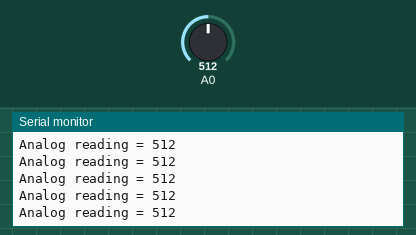
The sketch below on a simulated Arduino Uno, built with avr-gcc and run on an emulated ATmega328P. On the bench: the last lines printed to the serial monitor. Inputs (shaded band) come from the test bench; at power-on: A0 = 512.

Above: at 1.2 s.
1.3 s: A0 set to 716
At 1.35 s:
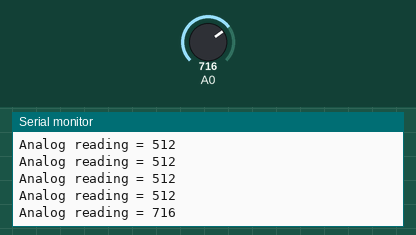
2.8 s: A0 set to 900
At 2.83 s:
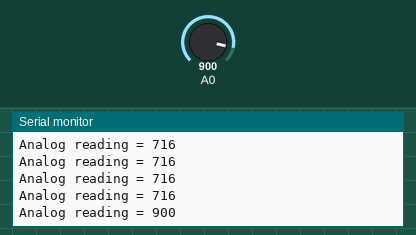
Timing chart, 0 to 5.8 s (numbered marks = the images above; inputs shaded):
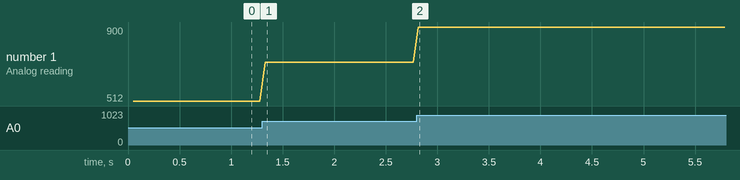

The sketch:

FSRread_withoutdelay_oop.ino
```cpp
class FSR
{
  // Class Member Variables
  int fsrPin;     // the FSR and pulldown are connected to A0
  int fsrReading;     // the analog reading from the FSR resistor divider
  // State Maintenance
  unsigned long previousMillis; // stores the last time the fsrReading is updated
  long interval = 50;  // interval at which to read FSR (milliseconds)

  // Constructor - creates an FSR
  // and initializes the member variables and state
  public:
  FSR(int pin)
  {
  fsrPin = pin;
  previousMillis = 0;
  }

  void Update()
  {// check to see if it's time to read the FSR; that is, if the
  // difference between the current time and last time you read
  // the FSR is bigger than the interval at which you want to
  // read the FSR.
  unsigned long currentMillis = millis();

  if(currentMillis - previousMillis > interval) {
    // save the last time you read the FSR
    previousMillis = currentMillis;
    fsrReading = analogRead(fsrPin);
    Serial.print("Analog reading = ");
    Serial.print(fsrReading);     // the raw analog reading
    Serial.println();
    }
  }
};

FSR fsr(0); // Assign FSR to pin A0

void setup() {
  Serial.begin(9600);
}

void loop() {
  fsr.Update();
}
```

Measured:
- after the input at 1.3 s, the serial monitor: prints a new line at once (image 1)
- after the input at 2.8 s, the serial monitor: prints a new line at once (image 2)
- plotted number 1: 512 → 716 after the input at 1.3 s, 716 → 900 after the input at 2.8 s
